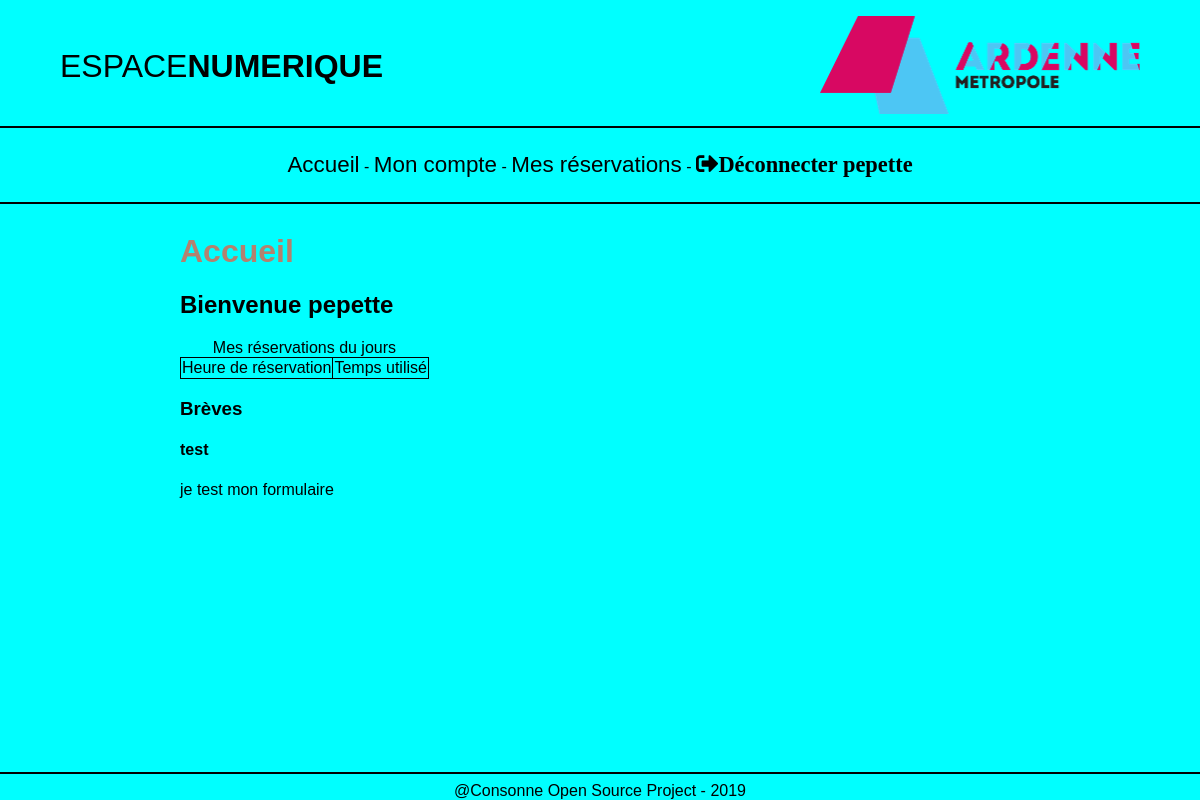
Before: /accueil.php (signed in) with the older database file.
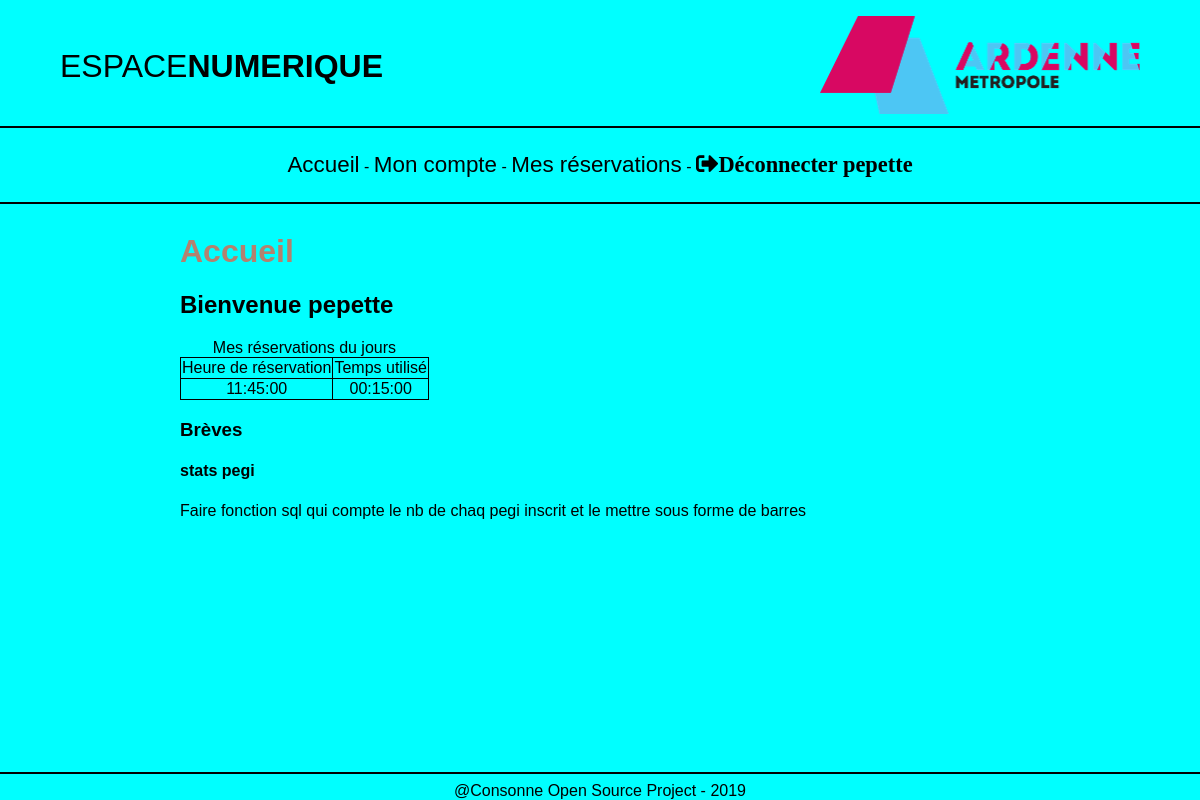
After: the same page with the newer database file.
### tables this page shows
CREATE TABLE `breves` (
  `id_breves` int(11) NOT NULL,
  `titre_breves` varchar(50) NOT NULL,
  `contenu_breves` longtext NOT NULL
);

CREATE TABLE `fait` (
  `id_resa` int(11) NOT NULL,
  `id_user` int(11) NOT NULL
);

CREATE TABLE `reservation` (
  `id_resa` int(11) NOT NULL,
  `date_resa` date NOT NULL COMMENT 'format AAAA-JJ-MM',
  `debut_resa` time NOT NULL,
  `duree` time NOT NULL,
  `materiel_res` varchar(50) NOT NULL
);

### php/requetes/breve_accueil.php (called while the page is built)
<?php
  require "php/connex_bdd.php";
  $reponse = $bdd->prepare("SELECT * FROM breves ORDER BY id_breves DESC LIMIT 1");
  $reponse->execute();
?>

### php/requetes/resa_adherent_journalieres.php (called while the page is built)
<?php
  require "php/connex_bdd.php";
  $reponse = $bdd->prepare("SELECT * FROM users, fait, reservation
    WHERE users.id_user = fait.id_user
    AND reservation.id_resa = fait.id_resa
    AND users.id_user = '".$_SESSION['id']."'
    AND date_resa = CURDATE()
    ORDER BY reservation.debut_resa
    ");
  $reponse->execute();
?>

### accueil.php (the view, shortened to what this page needs)
<?php
if ($_SESSION['statut'] == 'administrateur'){
?>
<!DOCTYPE html>
<html lang="fr">
  <head>
    <meta charset="utf-8">
    <meta name="viewport" content="width=device-width, initial-scale=1.0">
    <title>Accueil</title>
    <link rel="stylesheet" href="css/fontawesome-5.9.0/css/all.min.css">
    <link rel="stylesheet" href="css/main.css">
  </head>
  <body>
    <?php include "header.php"; ?>
    <div class="corps">
      <?php include "navadmin.php" ?>
      <div class="accueil">
      <div>
        <h1>Accueil</h1>
        <h2>Bienvenue <?php echo $_SESSION['pseudo']; ?></h2>
      </div>
      <div>
        <a href="creation_compte.php">Créer un nouveau compte</a><br>
        <a href="crea_materiel.php">Créer un nouveau matériel</a>
      </div>
      <div class="prochains_departs">
        <table><br>
          <caption>Mes réservations du jour</caption>
          <tr>
            <td>Nom</td>
            <td>Prenom</td>
            <td>Carte</td>
            <td>Début de la réservation</td>
          </tr>
          <?php include 'php/requetes/requete_user.php';
            while ($donnees = $reponse->fetch()){ ?>
          <tr>
            <td><?php echo $donnees["nom"]; ?></td>
            <td><?php echo $donnees["prenom"]; ?></td>
            <td><?php echo $donnees["carte"]; ?></td>
            <td><?php echo $donnees['debut_resa']; ?></td>
          </tr>
        <?php } ?>
        </table>
      </div>
      <section>
        <h3>Brèves</h3>
        <div class="breve">
          <?php include 'php/requetes/breve_accueil.php';
            while ($donnees = $reponse->fetch()){ ?>
          <h4><?php echo $donnees['titre_breves']; ?></h4>
          <p><?php echo $donnees['contenu_breves']; ?></p>
        <?php } ?>
        </div>
      </section>
      </div>
    </div>
    <?php include "footer.php"; ?>
  </body>
</html>
<?php }elseif($_SESSION['statut'] == 'adherent'){ ?>
  <!DOCTYPE html>
  <html lang="fr">
    <head>
      <link rel="stylesheet" href="css/fontawesome-5.9.0/css/all.min.css">
      <link rel="stylesheet" href="css/main.css">
    </head>
    <body>
      <?php include "header.php"; ?>
      <div class="accueil">
        <div>
          <h1>Accueil</h1>
          <h2>Bienvenue <?php echo $_SESSION['pseudo']; ?></h2>
        </div>
        <div class="ingame_time">
          <table>
            <caption>Mes réservations du jours</caption>
            <tr>
              <td>Heure de réservation</td>
              <td>Temps utilisé</td>
            </tr>
            <?php include 'php/requetes/resa_adherent_journalieres.php';
                  while ($donnees = $reponse->fetch()){ ?>
            <tr>
              <td><?php echo $donnees['debut_resa']; ?></td>
              <td><?php echo $donnees['duree']; ?></td>
            </tr>
          <?php } ?>
          </table>
        </div>
        <section>
          <h3>Brèves</h3>
          <div class="breve">
            <?php include 'php/requetes/breve_accueil.php';
              while ($donnees = $reponse->fetch()){ ?>
            <h4><?php echo $donnees['titre_breves']; ?></h4>
            <p><?php echo $donnees['contenu_breves']; ?></p>
          <?php } ?>
          </div>
        </section>
      </div>
      <?php include "footer.php"; ?>
    </body>
  </html>
<?php } else {
  header("Location: index.php");
 } ?>

### header.php
<header>
  <div class="head">
  <p>ESPACE<strong>NUMERIQUE</strong></p>
    <div class="head2">
  <img src="img/logo.png" width="50%" alt="">
  </div>
</div>
  <hr>
  <div class="navbar">
    <p class="nav">
      <a href="accueil.php">Accueil</a> -
      <a href="mon_compte.php">Mon compte</a> -
      <a href="reservations.php">Mes réservations</a> -
      <a href="php/deco.php">
        <i class="fas fa-sign-out-alt">Déconnecter <?php echo $_SESSION['pseudo'];?></i>
      </a>
    </p>
  </div>
  <hr>
</header>

### footer.php
<footer>
  <hr>
  <center>@Consonne Open Source Project - 2019<center>
  </footer>

### css/main.css (style rules this page uses)
html { margin: 0; padding: 0; box-sizing: border-box; font-family: 'Arial', sans-serif; }
body { background-color: #00FFFF; margin: 0px; display: flex; flex-direction: column; }
a { text-decoration: none; color: red }
hr { background-color: black; color: black; border: black solid 1px; }
h1 { color: #B3826F; }
html, body { height: 100%; padding: 0; margin: 0; }
.head { display: flex; justify-content: space-between; margin-top: 1em; text-align: right; }
.head { margin-left: 5%; }
.head { margin-right: 5%; }
.head > p { font-size: 2em; }
.navbar { display: flex; flex-flow: row wrap; justify-content: center; }
.nav > a { color: black; text-decoration: none; font-size: 1.4em; }
.accueil { padding-left: 15%; padding-right: 0.5em; display: flex; flex: 1; max-width: 70%; flex-flow: column; }
table, tr, td { border-collapse: collapse; text-align: center; border: solid 1px black; }
footer { margin-top: auto; }

Changed rows visible on the page:
removed breves: titre_breves "test", contenu_breves "je test mon formulaire"
added fait: id_resa.debut_resa "11:45:00", id_resa.duree "00:15:00"
added breves: titre_breves "stats pegi", contenu_breves "Faire fonction sql qui compte le nb de chaq pegi inscrit et le mettre sous forme de barres"
